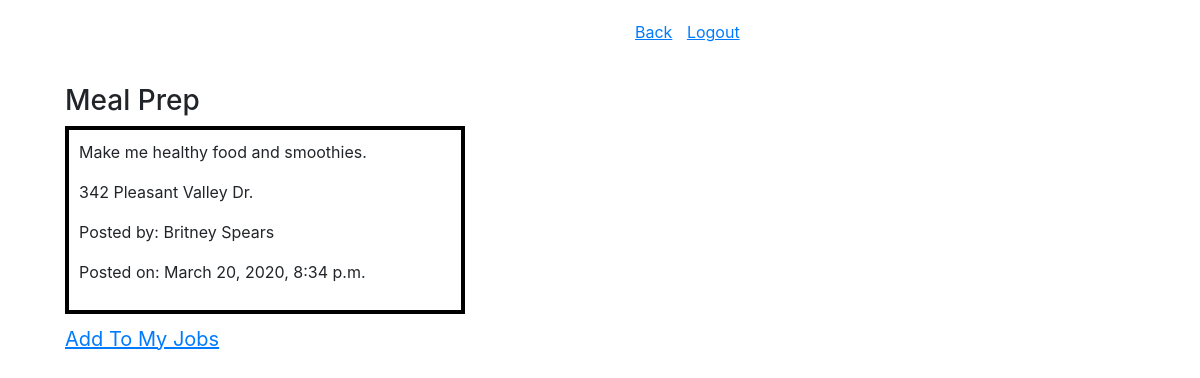
The app's page /view/8 (signed in) with its own data.
### exam_app/models.py (models this page shows)
class Job(models.Model):
    title = models.CharField(max_length=50)
    desc = models.TextField()
    location = models.CharField(max_length=100)
    owner = models.ForeignKey(User,related_name='jobs_owned',on_delete=models.CASCADE)
    workers = models.ManyToManyField(User,related_name='jobs_worked')
    created_at = models.DateTimeField(auto_now_add=True)
    updated_at = models.DateTimeField(auto_now=True)
    objects = JobManager()

class User(models.Model):
    first_name = models.CharField(max_length=50)
    last_name = models.CharField(max_length=50)
    email = models.CharField(max_length=100)
    password = models.CharField(max_length=100)
    created_at = models.DateTimeField(auto_now_add=True)
    updated_at = models.DateTimeField(auto_now=True)
    objects = UserManager()

### exam_app/views.py (the view)
# urls.py: path('view/<int:id>',views.view_job),
def view_job(request,id):
    some_job = Job.objects.filter(id=id)
    if some_job:
        job = some_job[0]
        context = {
            'some_job' : Job.objects.get(id=id),
            'some_user_jobs' : User.objects.get(id=request.session['user_id']).jobs_worked.all()
        }
        return render(request,'view_job.html',context)
    else:
        return redirect('/dashboard')

### exam_app/templates/view_job.html (shortened to what this page needs)
<!DOCTYPE html>
<html lang="en">
<head>
    <link rel="stylesheet" href="https://stackpath.bootstrapcdn.com/bootstrap/4.4.1/css/bootstrap.min.css">
    {% load static %}
    <link rel='stylesheet' href="{% static 'style.css' %}">
</head>
<body>
    <div class='container'>
        <div class='row'>
            <div class='col'></div>
            <div class='col'>
                <a class='back' href='/dashboard'>Back</a>
                <a class='logout' href='/destroy'>Logout</a>
            </div>
        </div>
        <div class='row'>
            <div class='col'>
                <h3>{{some_job.title}}</h3>
                <div class='viewjob'>
                    <p>{{some_job.desc}}</p>
                    <p>{{some_job.location}}</p>
                    <p>Posted by: {{some_job.owner.first_name}} {{some_job.owner.last_name}}</p>
                    <p>Posted on: {{some_job.created_at}}</p>
                </div>
                {% if some_job not in some_user_jobs %}
                    <a class='addtomyjobs' href='/addToMyJobs/{{some_job.id}}'>Add To My Jobs</a>
                {% endif %}
            </div>
            <div class='col'></div>
        </div>
    </div>
</body>
</html>

### exam_app/static/style.css (style rules this page uses)
.col { display: inline-block; vertical-align: top; margin: 20px 20px; }
a { text-decoration: underline; }
.viewjob { width: 400px; padding: 10px 10px; margin-bottom: 10px; border: 4px solid black; }
h3 { display: inline-block; }
.back { margin-right: 10px; }
.addtomyjobs { font-size: 20px; }

### records on screen
Job: title "Meal Prep", desc "Make me healthy food and smoothies.", location "342 Pleasant Valley Dr.", owner.first_name "Britney", owner.last_name "Spears", created_at "March 20, 2020, 8:34 p.m."
